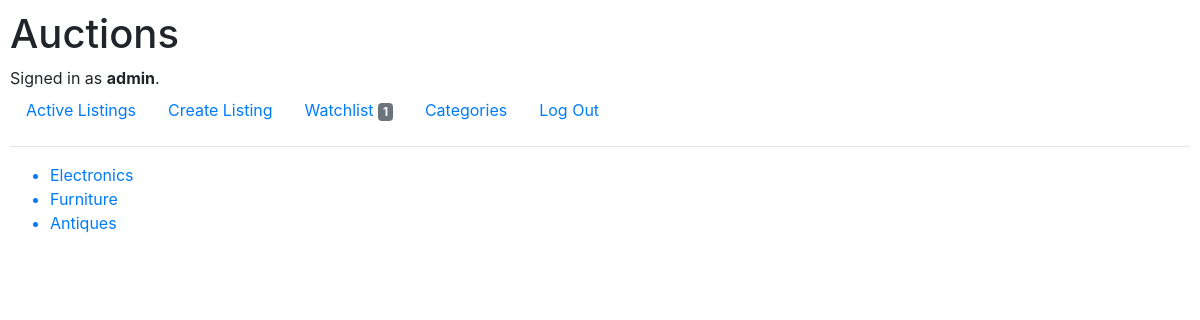
Page /categories (signed in) on the committed database.
### auctions/models.py (models this page shows, shortened)
class User(AbstractUser):
    pass

class Category(models.Model):
    name = models.CharField(max_length=50, unique=True)

### auctions/views.py (the view)
# urls.py: path("categories", views.categories, name='categories'),
def categories(request):
    categories = Category.objects.all()
    watchlist_items = request.user.watchlist_set.all()
    return render(request, "auctions/categories.html",{
        "categories":categories,
        "count": len(watchlist_items)
    })

### auctions/templates/auctions/categories.html
{% extends "auctions/layout.html" %}
{% block body %}
    <ul>
        {% for category in categories %}
            <a href="{% url 'category' category.name %}"><li>{{category.name}}</li></a>
        {% endfor %}
    </ul>
{% endblock %}

### auctions/templates/auctions/layout.html (shortened to what this page needs)
{% load static %}
<!DOCTYPE html>
<html lang="en">
    <head>
        <link rel="stylesheet" href="https://stackpath.bootstrapcdn.com/bootstrap/4.4.1/css/bootstrap.min.css">
        <link href="{% static 'auctions/styles.css' %}" rel="stylesheet">
    </head>
    <body>
        <h1>Auctions</h1>
        <div>
            {% if user.is_authenticated %}
                Signed in as <strong>{{ user.username }}</strong>.
            {% else %}
                Not signed in.
            {% endif %}
        </div>
        <ul class="nav">
            <li class="nav-item">
                <a class="nav-link" href="{% url 'index' %}">Active Listings</a>
            </li>
            {% if user.is_authenticated %}
                <li class="nav-item">
                    <a class="nav-link" href="{% url 'create_listing' %}">Create Listing</a>
                </li>
                <li class="nav-item">
                    <a class="nav-link" href="{% url 'watchlist' %}">Watchlist
                        <span class="badge badge-secondary">{{count}}</span>
                    </a>
                </li>
                <li class="nav-item">
                    <a class="nav-link" href="{% url 'categories' %}" >Categories</a>
                </li>
                <li class="nav-item">
                    <a class="nav-link" href="{% url 'logout' %}">Log Out</a>
                </li>
            {% endif %}
        </ul>
        <hr>
        {% block body %}
        {% endblock %}
    </body>
</html>

### auctions/static/auctions/styles.css (style rules this page uses)
body { padding: 10px; }

### rows in the picture
User: username "admin"
Category: name "Electronics"
Category: name "Furniture"
Category: name "Antiques"

### other values in the picture
{{ count }} "1"
